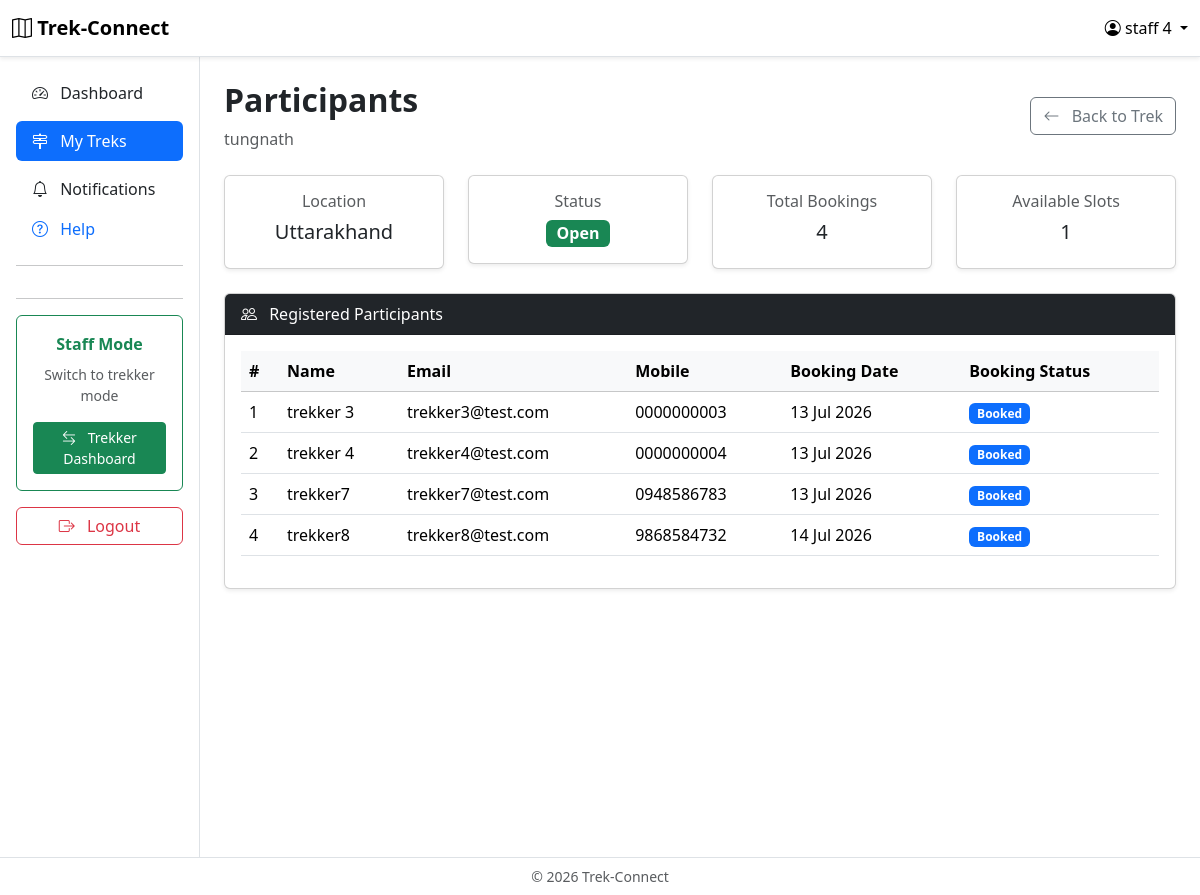
The app's page /staff/treks/2/participants (signed in) with its own data.
### app/models.py (models this page shows)
class User(UserMixin, db.Model):
    __tablename__ = "users"
    id = db.Column(db.Integer, primary_key=True)
    name = db.Column(db.String(100), nullable=False)
    email = db.Column(db.String(100), unique=True, nullable=False)
    mobile_number = db.Column(db.String(15), unique=True, nullable=False)
    password_hash = db.Column(db.String(255), nullable=False)
    role = db.Column(db.String(20), nullable=False)
    is_blacklisted = db.Column(db.Boolean, default=False)
    created_at = db.Column(db.DateTime, default=datetime.now)
    bookings = db.relationship("Booking", backref="user", lazy=True)
    staff_profile = db.relationship("StaffProfile", backref="user", uselist=False)
    assigned_treks = db.relationship("Trek", secondary=trek_staff, back_populates="assigned_staff")

class Trek(db.Model):
    __tablename__ = "treks"
    id = db.Column(db.Integer, primary_key=True)
    name = db.Column(db.String(100), nullable=False, unique=True)
    location = db.Column(db.String(100), nullable=False)
    difficulty = db.Column(db.String(20), nullable=False)
    duration_days = db.Column(db.Integer, nullable=False)
    description = db.Column(db.Text)
    total_slots = db.Column(db.Integer, nullable=False)
    available_slots = db.Column(db.Integer, nullable=False)
    start_date = db.Column(db.Date, nullable=False)
    end_date = db.Column(db.Date, nullable=False)
    status = db.Column(db.String(20), nullable=False, default="Pending")
    assigned_staff = db.relationship("User", secondary=trek_staff, back_populates="assigned_treks")
    time_added = db.Column(db.DateTime, default=datetime.now)
    image_filename = db.Column(db.String(255), nullable=True)
    price = db.Column(db.Float, nullable=False)
    bookings = db.relationship("Booking", backref="trek", lazy=True)

class Booking(db.Model):
    __tablename__ = "bookings"
    id = db.Column(db.Integer, primary_key=True)
    user_id = db.Column(db.Integer, db.ForeignKey("users.id"), nullable=False)
    trek_id = db.Column(db.Integer, db.ForeignKey("treks.id"), nullable=False)
    booking_date = db.Column(db.DateTime, default=datetime.now)
    status = db.Column(db.String(20), default="Booked")
    payment_status = db.Column(db.String(20), default="Pending")

### app/routes/staff.py (the view)
@staff.route("/treks/<int:trek_id>/participants")
@login_required
@allowed_roles("STAFF")
def participants(trek_id):
    trek = Trek.query.get_or_404(trek_id)
    verify_staff_access(trek)
    return render_template("staff/participants.html", trek=trek)

### app/__init__.py (called while the page is built)
@login_manager.user_loader
def load_user(user_id):
    user = User.query.get(int(user_id))
    if user and user.is_blacklisted == True:
        return None
    return user

### app/routes/staff.py (called while the page is built)
def verify_staff_access(trek):
    if current_user not in trek.assigned_staff:
        abort(403)

### app/templates/staff/participants.html (shortened to what this page needs)
{% extends "base_dashboard.html" %}
{% block content %}
<div class="container-fluid">
    <div class="row">
        <div class="col-md-2 border-end bg-light min-vh-100 p-0">
            {% include "components/staff_sidebar.html" %}
        </div>
        <div class="col-md-10 p-4">
            <div class="d-flex justify-content-between align-items-center mb-4">
                <div>
                    <h2 class="fw-bold">Participants</h2>
                    <p class="text-muted mb-0">
                        {{ trek.name }}
                    </p>
                </div>
                <a href="{{ url_for('staff.trek_details', trek_id=trek.id) }}" class="btn btn-outline-secondary">
                    <i class="bi bi-arrow-left me-2"></i>
                    Back to Trek
                </a>
            </div>
            <div class="row mb-4">
                <div class="col-md-3">
                    <div class="card shadow-sm">
                        <div class="card-body text-center">
                            <h6 class="text-muted">Location</h6>
                            <h5>{{ trek.location }}</h5>
                        </div>
                    </div>
                </div>
                <div class="col-md-3">
                    <div class="card shadow-sm">
                        <div class="card-body text-center">
                            <h6 class="text-muted">Status</h6>
                            {% if trek.status == "Open" %}
                                <span class="badge bg-success fs-6">{{ trek.status }}</span>
                            {% elif trek.status == "Closed" %}
                                <span class="badge bg-danger fs-6">{{ trek.status }}</span>
                            {% elif trek.status == "Ongoing" %}
                                <span class="badge bg-warning text-dark fs-6">{{ trek.status }}</span>
                            {% elif trek.status == "Completed" %}
                                <span class="badge bg-secondary fs-6">{{ trek.status }}</span>
                            {% else %}
                                <span class="badge bg-info fs-6">{{ trek.status }}</span>
                            {% endif %}
                        </div>
                    </div>
                </div>
                <div class="col-md-3">
                    <div class="card shadow-sm">
                        <div class="card-body text-center">
                            <h6 class="text-muted">Total Bookings</h6>
                            <h5>{{ trek.bookings|length }}</h5>
                        </div>
                    </div>
                </div>
                <div class="col-md-3">
                    <div class="card shadow-sm">
                        <div class="card-body text-center">
                            <h6 class="text-muted">Available Slots</h6>
                            <h5>{{ trek.available_slots }}</h5>
                        </div>
                    </div>
                </div>
            </div>
            <div class="card shadow-sm">
                <div class="card-header bg-dark text-white">
                    <i class="bi bi-people me-2"></i>
                    Registered Participants
                </div>
                <div class="card-body">
                    {% if trek.bookings %}
                    <div class="table-responsive">
                        <table class="table table-hover align-middle">
                            <thead class="table-light">
                                <tr>
                                    <th>#</th>
                                    <th>Name</th>
                                    <th>Email</th>
                                    <th>Mobile</th>
                                    <th>Booking Date</th>
                                    <th>Booking Status</th>
                                </tr>
                            </thead>
                            <tbody>
                                {% for booking in trek.bookings %}
                                <tr>
                                    <td>{{ loop.index }}</td>
                                    <td>{{ booking.user.name }}</td>
                                    <td>{{ booking.user.email }}</td>
                                    <td>{{ booking.user.mobile_number }}</td>
                                    <td>{{ booking.booking_date.strftime("%d %b %Y") }}</td>
                                    <td>
                                        {% if booking.status == "Booked" %}
                                            <span class="badge bg-primary">{{ booking.status }}</span>
                                        {% elif booking.status == "Completed" %}
                                            <span class="badge bg-success">{{ booking.status }}</span>
                                        {% elif booking.status == "Cancelled" %}
                                            <span class="badge bg-danger">{{ booking.status }}</span>
                                        {% else %}
                                            <span class="badge bg-secondary">{{ booking.status }}</span>
                                        {% endif %}
                                    </td>
                                </tr>
                                {% endfor %}
                            </tbody>
                        </table>
                    </div>
                    {% else %}
                    <div class="text-center py-5">
                        <i class="bi bi-person-x display-1 text-muted"></i>
                        <h4 class="mt-3"> No Participants Yet </h4>
                        <p class="text-muted"> No users have booked this trek yet.</p>
                    </div>
                    {% endif %}
                </div>
            </div>
        </div>
    </div>
</div>
{% endblock %}

### app/templates/base_dashboard.html (shortened to what this page needs)
{% extends "base.html" %}
{% block navbar %}
<nav class="navbar navbar-expand-lg bg-white border-bottom shadow-sm">
    <div class="container-fluid">
        <a class="navbar-brand fw-bold" href="{{ url_for('main.home') }}">
            <i class="bi bi-map"></i> Trek-Connect
        </a>
        <div class="dropdown">
            <a href="#" class="text-black text-decoration-none dropdown-toggle" role="button" data-bs-toggle="dropdown">
                <i class="bi bi-person-circle"></i>
                {{ current_user.name }}
            </a>
                    {% if current_user.role == "ADMIN" %}
                        {% set profile_url = url_for("admin.profile") %}
                    {% elif current_user.role == "STAFF" %}
                        {% set profile_url = url_for("staff.profile") %}
                    {% else %}
                        {% set profile_url = url_for("user.profile") %}
                    {% endif %}
        </div>
    </div>
</nav>
{% endblock %}
{% block footer %}
<footer class="border-top bg-white py-2">
    <div class="container-fluid text-center text-muted small">
        &copy; 2026 Trek-Connect
    </div>
</footer>
{% endblock %}

### app/static/css/style.css (style rules this page uses)
html { scroll-behavior: smooth; }

### records on screen
User: name "staff 4"
Trek: name "tungnath", location "Uttarakhand", status "Open", available_slots "1"
Booking: user.name "trekker 3", user.email "trekker3@test.com", user.mobile_number "0000000003", booking_date "13 Jul 2026", status "Booked"
Booking: user.name "trekker 4", user.email "trekker4@test.com", user.mobile_number "0000000004", booking_date "13 Jul 2026", status "Booked"
Booking: user.name "trekker7", user.email "trekker7@test.com", user.mobile_number "0948586783", booking_date "13 Jul 2026", status "Booked"
Booking: user.name "trekker8", user.email "trekker8@test.com", user.mobile_number "9868584732", booking_date "14 Jul 2026", status "Booked"

### other values on screen
{{ trek.bookings|length }} "4"
